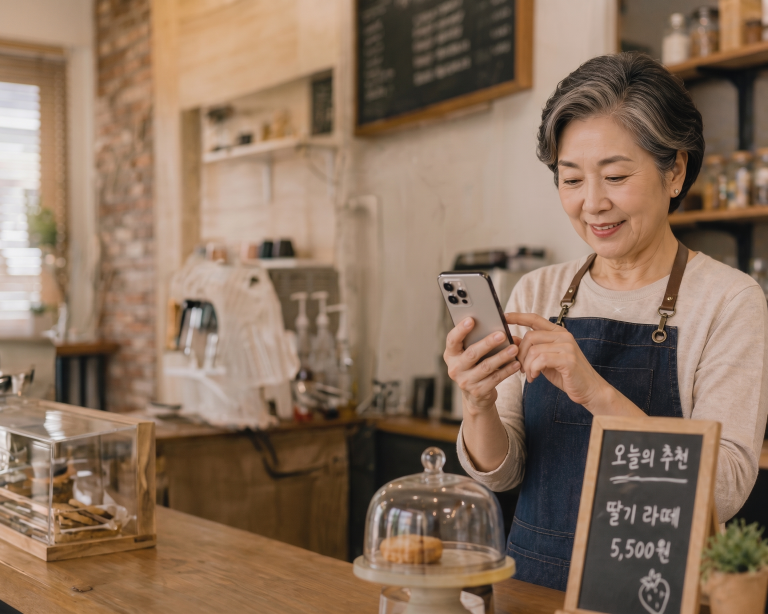
#> input picture toss-plugin/src/assets/bg.jpg, 2304 x 1842 px (shown at 1/3 size)
$ python tone_profiler.py ../../toss-plugin/src/assets
#> lines starting #> are read from the running program, lines starting #| are printed output that depends on the picture; after the words box and inside, x2 and y2 are one past the last pixel; in counts of white or black regions, pixels touching at a corner belong together
"""
레퍼런스 이미지 톤 프로파일 추출기

사용법:
  python tone_profiler.py <이미지_폴더_경로>


예시:
  python tone_profiler.py C:/Users/SSAFY/Downloads/reference_feed

출력:
  1. 개별 이미지 분석 결과
  2. 전체 레퍼런스의 평균/표준편차 → "목표 톤 프로파일"
  3. 베이스 프리셋 JSON (에이전트에 바로 적용 가능)
  4. 히스토그램 시각화 PNG
"""

import json
import sys
from dataclasses import dataclass, asdict
from pathlib import Path

import cv2
import numpy as np


@dataclass
class ToneProfile:
    """단일 이미지의 톤 프로파일"""
    filename: str

    # ── 밝기/콘트라스트 (LAB L채널, 0-255) ──
    brightness_mean: float       # 평균 밝기. 낮을수록 어두움.
    brightness_std: float        # 콘트라스트. 높을수록 명암 차이 큼.
    black_point: float           # 하위 5% 밝기값. 0이면 순수 검정, 높으면 리프트드 블랙.
    white_point: float           # 상위 95% 밝기값. 255면 순백, 낮으면 하이라이트 억제.

    # ── 색온도/색조 (LAB a,b채널) ──
    temperature: float           # b채널 평균. 양수=따뜻(노랑), 음수=차가움(파랑).
    tint: float                  # a채널 평균. 양수=붉은, 음수=초록.

    # ── 채도 (HSV S채널, 0-255) ──
    saturation_mean: float       # 평균 채도. 낮을수록 뮤트.
    saturation_std: float        # 채도 분산. 높으면 채도 편차 큼.

    # ── 지배 색상 (HSV H채널, 0-179) ──
    dominant_hue: float          # 가장 많이 등장하는 색상 (0=빨강, 15=주황, 30=노랑, ...)
    hue_concentration: float     # 지배 색상 비율 (0-1). 높을수록 색상 통일.


def analyze_image(img_path: str) -> ToneProfile | None:
    """단일 이미지의 톤 프로파일 추출"""
#> called with img_path = '../../toss-plugin/src/assets/bg.jpg'
    img = cv2.imread(img_path)
#> img is the input picture: shape (1842, 2304, 3); mean B, G, R 93.3, 113.5, 138.5
    if img is None:
        print(f"  [SKIP] 읽기 실패: {img_path}")
        return None

    # 리사이즈 (분석 속도 + 노이즈 평균화)
    h, w = img.shape[:2]
    if max(h, w) > 1024:
        scale = 1024 / max(h, w)
        img = cv2.resize(img, (int(w * scale), int(h * scale)))
#> img: shape (818, 1024, 3)

    # ── LAB 색공간 분석 ──
    lab = cv2.cvtColor(img, cv2.COLOR_BGR2LAB)
#> lab: shape (818, 1024, 3); mean of channels 0, 1, 2 124.8, 135, 142.9
    l_ch = lab[:, :, 0].astype(np.float64)
    a_ch = lab[:, :, 1].astype(np.float64) - 128  # 중심을 0으로
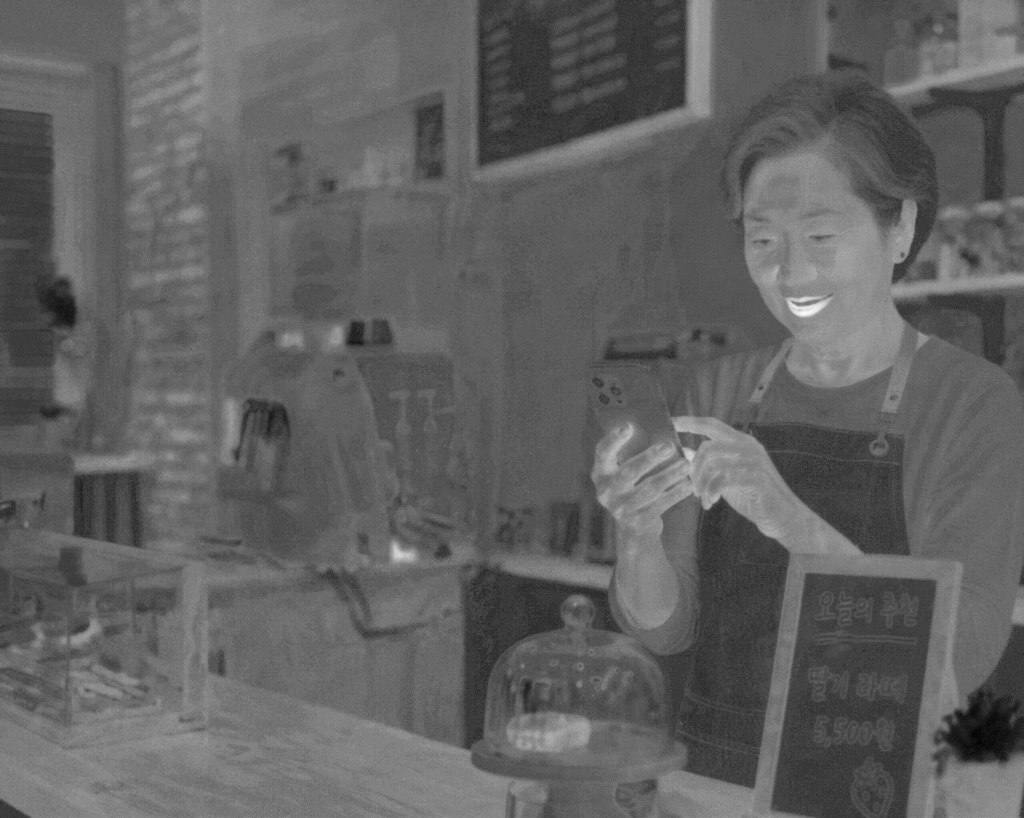
#> a_ch: shape (818, 1024) float64; min -11, max 36, mean 7; drawn with min black and max white
    b_ch = lab[:, :, 2].astype(np.float64) - 128
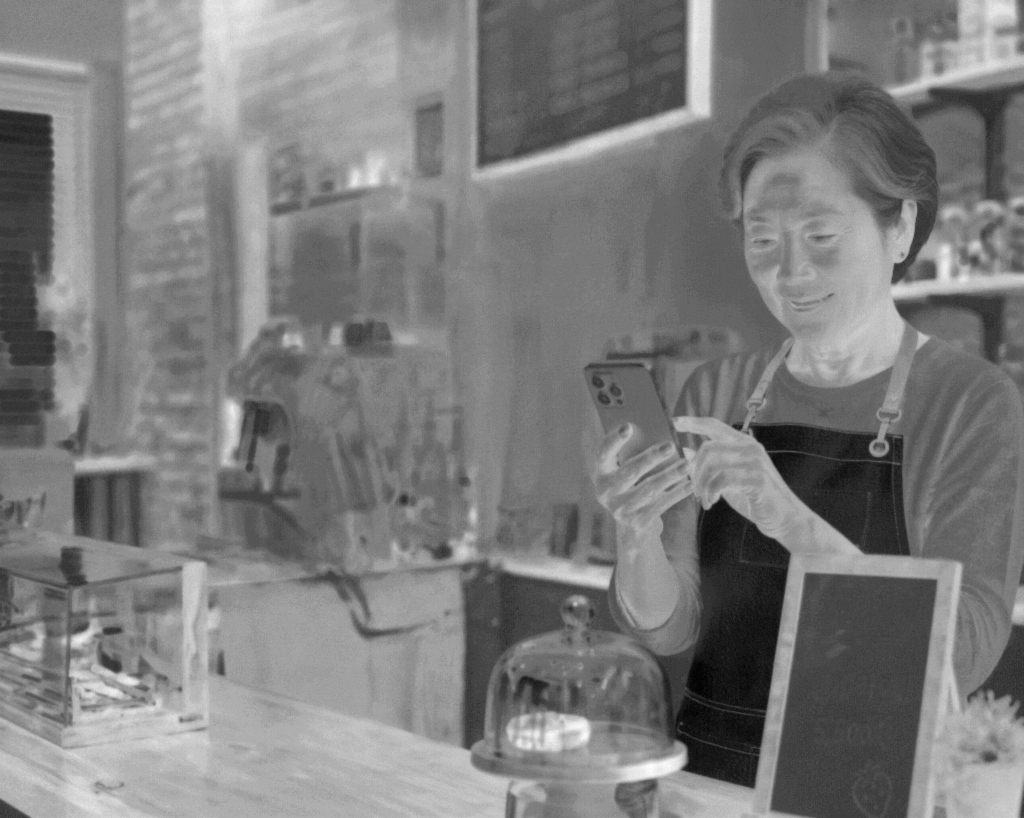
#> b_ch: shape (818, 1024) float64; min -13, max 44, mean 14.9; drawn with min black and max white

    brightness_mean = float(np.mean(l_ch))
#> brightness_mean = 124.8
    brightness_std = float(np.std(l_ch))
#> brightness_std = 51.49
    black_point = float(np.percentile(l_ch, 5))
#> black_point = 33
    white_point = float(np.percentile(l_ch, 95))
#> white_point = 189

    temperature = float(np.mean(b_ch))  # 양수=따뜻
#> temperature = 14.92
    tint = float(np.mean(a_ch))         # 양수=붉은
#> tint = 6.97

    # ── HSV 채도/색상 분석 ──
    hsv = cv2.cvtColor(img, cv2.COLOR_BGR2HSV)
#> hsv: shape (818, 1024, 3); mean H, S, V 19.7, 87.3, 138.9
    s_ch = hsv[:, :, 1].astype(np.float64)
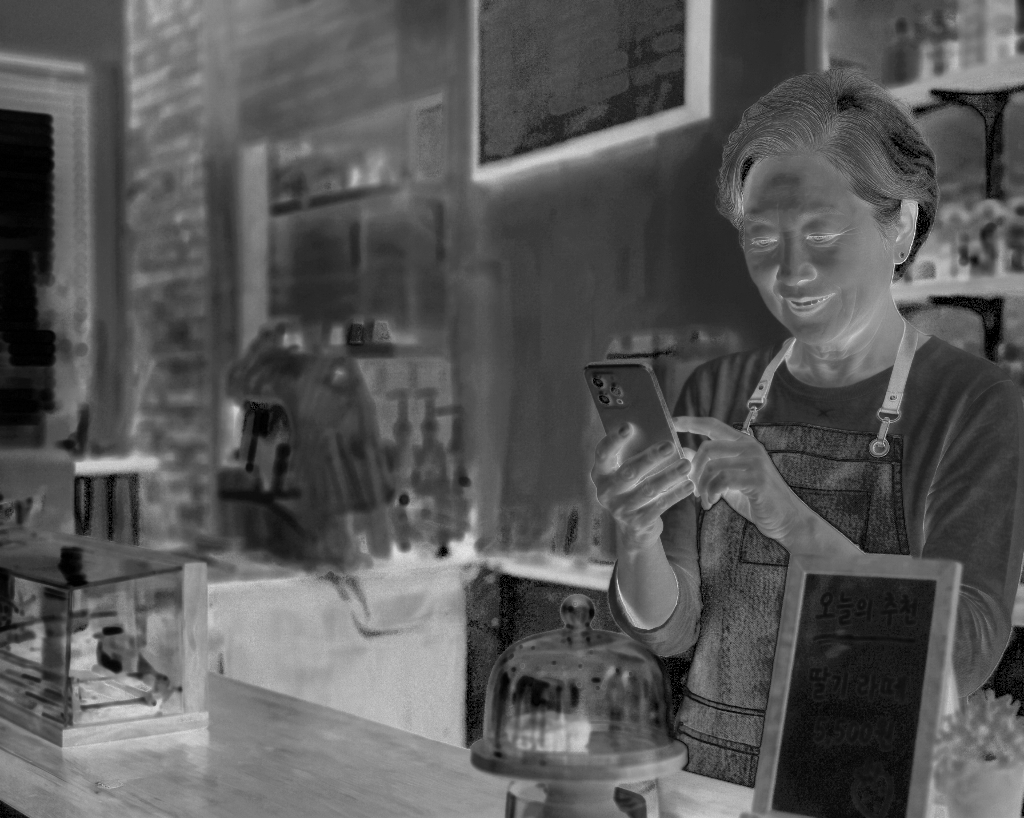
#> s_ch: shape (818, 1024) float64; min 0, max 247, mean 87.3
    h_ch = hsv[:, :, 0].astype(np.float64)
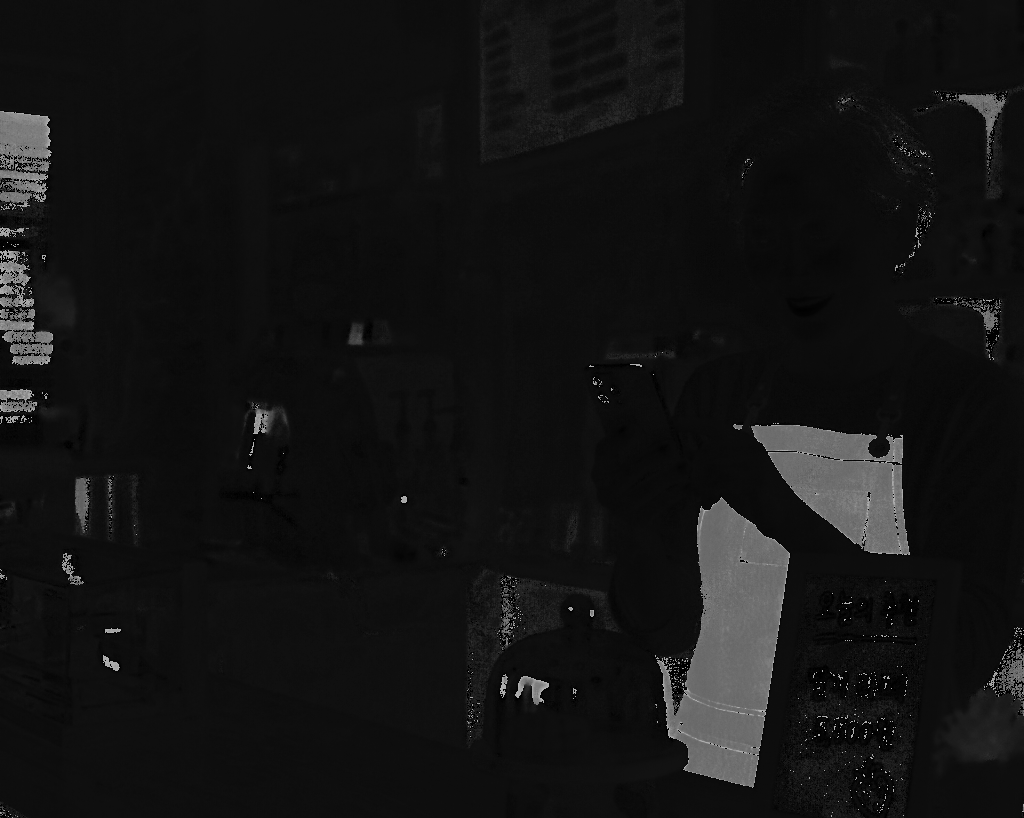
#> h_ch: shape (818, 1024) float64; min 0, max 179, mean 19.7

    saturation_mean = float(np.mean(s_ch))
#> saturation_mean = 87.3
    saturation_std = float(np.std(s_ch))
#> saturation_std = 41.92

    # 지배 색상: 채도가 30 이상인 픽셀만 대상 (무채색 제외)
    chromatic_mask = hsv[:, :, 1] > 30
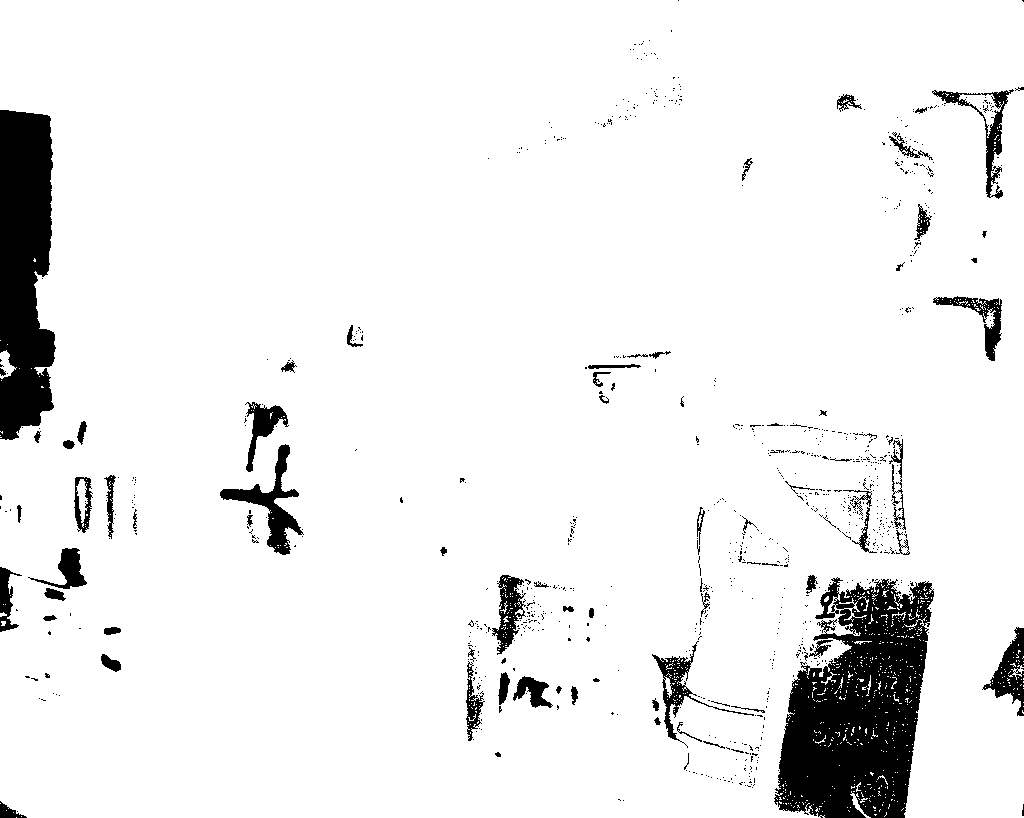
#> chromatic_mask: shape (818, 1024) bool; 92.8% white; 898 black regions (819 under 20 px), largest, box (x1, y1, x2, y2) and area: (774, 577, 934, 818) 25060, (0, 110, 56, 440) 15023, (220, 444, 304, 555) 2256
    if np.sum(chromatic_mask) > 100:
        h_chromatic = h_ch[chromatic_mask]
        hist, bins = np.histogram(h_chromatic, bins=36, range=(0, 180))
#> hist = 36 values, max 491724 at index 2, min 5 at index 17, mean 21581; bins = 37 values from 0 to 180
        dominant_bin = int(np.argmax(hist))
#> dominant_bin = 2
        dominant_hue = float(dominant_bin * 5 + 2.5)  # 빈 중앙값
#> dominant_hue = 12.5
        hue_concentration = float(hist[dominant_bin] / np.sum(hist))
#> hue_concentration = 0.633
    else:
        dominant_hue = 0.0
        hue_concentration = 0.0

    return ToneProfile(
        filename=Path(img_path).name,
        brightness_mean=round(brightness_mean, 1),
        brightness_std=round(brightness_std, 1),
        black_point=round(black_point, 1),
        white_point=round(white_point, 1),
        temperature=round(temperature, 2),
        tint=round(tint, 2),
        saturation_mean=round(saturation_mean, 1),
        saturation_std=round(saturation_std, 1),
        dominant_hue=round(dominant_hue, 1),
        hue_concentration=round(hue_concentration, 3),
    )


HUE_NAMES = {
    0: "빨강", 15: "주황", 30: "노랑", 45: "연두",
    60: "초록", 75: "청록", 90: "시안", 105: "하늘",
    120: "파랑", 135: "남색", 150: "보라", 165: "자홍",
}


def hue_to_name(hue: float) -> str:
    nearest = min(HUE_NAMES.keys(), key=lambda k: abs(k - hue))
    return HUE_NAMES[nearest]


def generate_preset(profiles: list[ToneProfile]) -> dict:
    """레퍼런스 프로파일들의 평균으로 베이스 프리셋 생성"""
    def avg(field: str) -> float:
        return round(float(np.mean([getattr(p, field) for p in profiles])), 2)

    def std(field: str) -> float:
        return round(float(np.std([getattr(p, field) for p in profiles])), 2)

    target = {
        "brightness":  {"target": avg("brightness_mean"), "tolerance": std("brightness_mean")},
        "contrast":    {"target": avg("brightness_std"),  "tolerance": std("brightness_std")},
        "black_point": {"target": avg("black_point"),     "tolerance": std("black_point")},
        "white_point": {"target": avg("white_point"),     "tolerance": std("white_point")},
        "temperature": {"target": avg("temperature"),     "tolerance": std("temperature")},
        "tint":        {"target": avg("tint"),            "tolerance": std("tint")},
        "saturation":  {"target": avg("saturation_mean"), "tolerance": std("saturation_mean")},
    }

    return target


def save_histogram(profiles: list[ToneProfile], output_path: str):
    """분석 결과 히스토그램 시각화 저장"""
    try:
        import matplotlib
        matplotlib.use("Agg")
        import matplotlib.pyplot as plt

        fig, axes = plt.subplots(2, 3, figsize=(14, 8))
        fig.suptitle("Reference Feed Tone Profile", fontsize=14, fontweight="bold")

        metrics = [
            ("brightness_mean", "Brightness (L)", "darkblue"),
            ("brightness_std", "Contrast (L std)", "purple"),
            ("temperature", "Temperature (b*)", "orangered"),
            ("saturation_mean", "Saturation (S)", "green"),
            ("black_point", "Black Point (L 5%)", "black"),
            ("white_point", "White Point (L 95%)", "gold"),
        ]

        for ax, (field, title, color) in zip(axes.flat, metrics):
            values = [getattr(p, field) for p in profiles]
            ax.bar(range(len(values)), values, color=color, alpha=0.7)
            ax.axhline(y=np.mean(values), color="red", linestyle="--", linewidth=1.5, label=f"avg={np.mean(values):.1f}")
            ax.set_title(title, fontsize=10)
            ax.legend(fontsize=8)
            ax.tick_params(axis="x", labelsize=7)

        plt.tight_layout()
        plt.savefig(output_path, dpi=150)
        print(f"\n📊 히스토그램 저장: {output_path}")
    except ImportError:
        print("\n[INFO] matplotlib 미설치. 히스토그램 생략. pip install matplotlib")


def main():
    if len(sys.argv) < 2:
        print("Usage: python tone_profiler.py <이미지_폴더_경로>")
        print("예시:  python tone_profiler.py C:\\Users\\SSAFY\\Downloads\\reference_feed")
        sys.exit(1)

    folder = Path(sys.argv[1])
    if not folder.is_dir():
        print(f"Error: {folder} 는 폴더가 아닙니다.")
        sys.exit(1)

    # 이미지 파일 수집
    extensions = {".jpg", ".jpeg", ".png", ".webp", ".bmp"}
    image_files = sorted([f for f in folder.iterdir() if f.suffix.lower() in extensions])

    if not image_files:
        print(f"Error: {folder} 에 이미지 파일이 없습니다.")
        sys.exit(1)

    print(f"📁 {folder} — {len(image_files)}개 이미지 분석 시작\n")

    # ── 개별 분석 ──
    profiles: list[ToneProfile] = []
    for img_path in image_files:
        profile = analyze_image(str(img_path))
        if profile:
            profiles.append(profile)
            hue_name = hue_to_name(profile.dominant_hue)
#> hue_name = '주황'
            print(f"  ✅ {profile.filename}")
#|   ✅ bg.jpg
            print(f"     밝기={profile.brightness_mean} (std={profile.brightness_std})")
#|      밝기=124.8 (std=51.5)
            print(f"     블랙포인트={profile.black_point}  화이트포인트={profile.white_point}")
#|      블랙포인트=33.0  화이트포인트=189.0
            print(f"     색온도={profile.temperature:+.1f}  색조={profile.tint:+.1f}")
#|      색온도=+14.9  색조=+7.0
            print(f"     채도={profile.saturation_mean}  지배색={hue_name}({profile.dominant_hue}°, {profile.hue_concentration:.0%})")
#|      채도=87.3  지배색=주황(12.5°, 63%)
            print()

    if not profiles:
        print("분석 가능한 이미지가 없습니다.")
        sys.exit(1)

    # ── 목표 톤 프로파일 (전체 평균) ──
    print("=" * 60)
    print(f"📐 목표 톤 프로파일 ({len(profiles)}장 평균)")
#| 📐 목표 톤 프로파일 (1장 평균)
    print("=" * 60)

    target = generate_preset(profiles)
#> target = 7 items
    for key, val in target.items():
        unit = ""
        if key == "brightness":
            unit = " (0=검정, 255=백색)"
        elif key == "temperature":
            unit = " (+따뜻, −차가움)"
        elif key == "saturation":
            unit = " (0=무채색, 255=원색)"

        print(f"  {key:14s}: 목표={val['target']:>7.1f}  허용범위=±{val['tolerance']:.1f}{unit}")
#> this loop made 7 passes
#> (key, val, unit) on passes 1 to 6: ('brightness', {'target': 124.8, 'tolerance': 0}, ' (0=검정, 255=백색)'), ('contrast', {'target': 51.5, 'tolerance': 0}, ''), ('black_point', {'target': 33, 'tolerance': 0}, ''), ('white_point', {'target': 189, 'tolerance': 0}, ''), ('temperature', {'target': 14.92, 'tolerance': 0}, ' (+따뜻, −차가움)'), ('tint', {'target': 6.97, 'tolerance': 0}, '')
#> (printed output is left out)

    # ── 해석 ──
    print("\n" + "=" * 60)
    print("📖 해석")
    print("=" * 60)

    b = target["brightness"]["target"]
#> b = 124.8
    c = target["contrast"]["target"]
#> c = 51.5
    t = target["temperature"]["target"]
#> t = 14.92
    s = target["saturation"]["target"]
#> s = 87.3
    bp = target["black_point"]["target"]
#> bp = 33

    tone_desc = []
    if b < 100:
        tone_desc.append("상당히 어두운 톤")
    elif b < 130:
        tone_desc.append("약간 어두운 톤")
    elif b < 160:
        tone_desc.append("중간 밝기")
    else:
        tone_desc.append("밝은 톤")

    if t > 3:
        tone_desc.append("따뜻한 색온도")
    elif t > 0:
        tone_desc.append("약간 따뜻한 색온도")
    elif t > -3:
        tone_desc.append("약간 차가운 색온도")
    else:
        tone_desc.append("차가운 색온도")

    if s < 60:
        tone_desc.append("매우 뮤트된 채도")
    elif s < 90:
        tone_desc.append("뮤트 채도")
    elif s < 120:
        tone_desc.append("보통 채도")
    else:
        tone_desc.append("비비드 채도")

    if bp > 20:
        tone_desc.append("리프트드 블랙(페이드/매트 효과)")
    else:
        tone_desc.append("딥 블랙")

    if c < 40:
        tone_desc.append("로우 콘트라스트")
    elif c < 55:
        tone_desc.append("미디엄 콘트라스트")
    else:
        tone_desc.append("하이 콘트라스트")

    print(f"  스타일: {' · '.join(tone_desc)}")

    # ── JSON 저장 ──
    output = {
        "preset_name": "custom_aesthetic",
        "description": " · ".join(tone_desc),
        "reference_count": len(profiles),
        "target_tone": target,
        "individual_profiles": [asdict(p) for p in profiles],
    }

    json_path = folder / "tone_profile.json"
    with open(json_path, "w", encoding="utf-8") as f:
        json.dump(output, f, ensure_ascii=False, indent=2)
    print(f"\n💾 프로파일 저장: {json_path}")

    # ── 히스토그램 ──
    save_histogram(profiles, str(folder / "tone_histogram.png"))
#> the loop in save_histogram, `for ax, (field, title, color) in zip(axes.flat, metrics):` made 6 passes
#> values on passes 1 to 6: [124.8], [51.5], [14.92], [87.3], [33], [189]
#> in save_histogram, `plt.savefig(output_path, dpi=150)`:
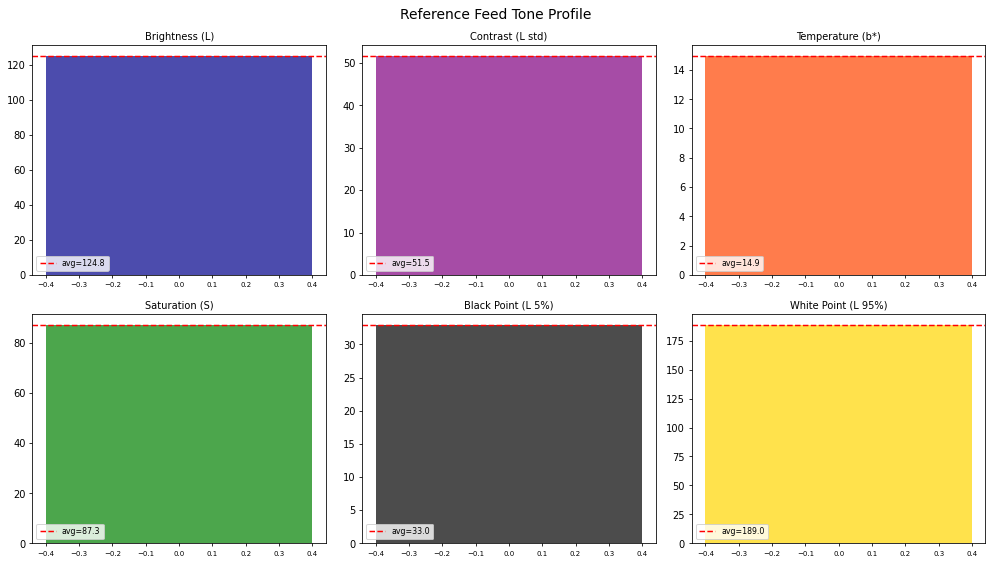
#> figure drawn by matplotlib, 6 panels

    # ── 에이전트 적용 가이드 ──
    print("\n" + "=" * 60)
    print("🔧 에이전트 적용 방법")
    print("=" * 60)
    print(f"""
  새 사진이 들어오면:
    1. 동일한 analyze_image()로 새 사진의 현재 프로파일 추출
    2. 현재값과 목표값의 갭(delta) 계산:
       delta_brightness  = {b:.1f} - 현재_brightness
       delta_temperature = {t:.1f} - 현재_temperature
       delta_saturation  = {s:.1f} - 현재_saturation
    3. delta를 OpenCV 보정 파라미터로 변환하여 적용
    4. 허용범위(tolerance) 안이면 보정 스킵 → 과보정 방지
""")
#|   새 사진이 들어오면:
#|     1. 동일한 analyze_image()로 새 사진의 현재 프로파일 추출
#|     2. 현재값과 목표값의 갭(delta) 계산:
#|        delta_brightness  = 124.8 - 현재_brightness
#|        delta_temperature = 14.9 - 현재_temperature
#|        delta_saturation  = 87.3 - 현재_saturation
#> (further printed lines are left out)


if __name__ == "__main__":
    main()
